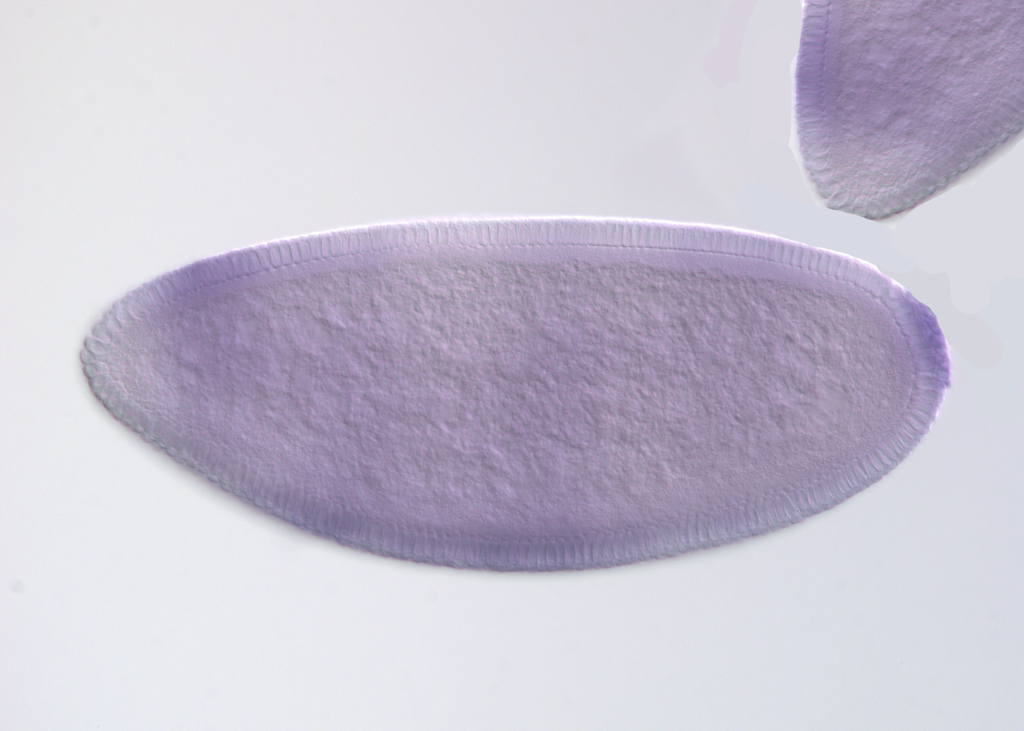
%> input picture data/touchingEmb2.png, 2048 x 1462 px, given in place of touching2.jpg, which was not available (shown at 1/2 size)
$ octave loadDataFruitfly.m   (GNU Octave 9; MATLAB toolbox functions it lacks are replaced by stand-ins)
%> lines starting %> are read from the running program, lines starting %| are printed output that depends on the picture; pictures that were not available may be replaced by others from this repository, and a replacement may not be noted

doEmbryo = 0;
doGut = 0;
doTouching = 1;

if doEmbryo
  X = imread('../data/embryo.png');
  X = imresize(X,0.5);
elseif doGut
  X = imread('../data/gut.png');
  X = imresize(X,0.5);
  X = mean(X,3);
  %X = histeq(X);
elseif doTouching
  imgName = '../data/touchingEmb/touching2';
  X = imread([imgName,'.jpg']);
%> X is the input picture: size 1462x2048x3 uint8; mean R, G, B 200, 195.2, 210.6
  X = imresize(X,0.3);
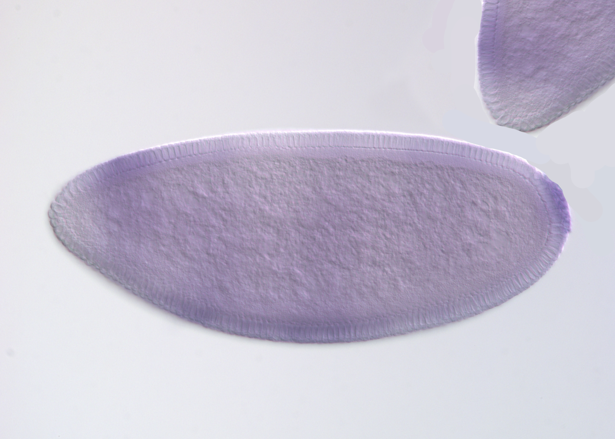
%> X: size 439x615x3 uint8; mean R, G, B 200, 195.2, 210.6
  mask = imread('../data/touchingEmb/mask2.png');
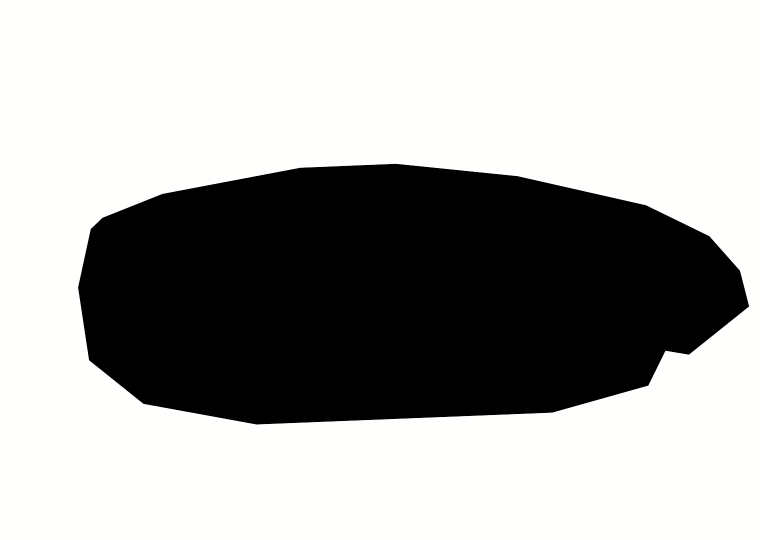
%> input picture data/touchingEmb/mask2.png, 1520 x 1080 px (shown at 1/2 size)
%> mask is the input picture: size 1080x1520x3 uint8; mean R, G, B 168.5, 168.5, 167.9
  mask = imresize(mask(:,:,1),.3);
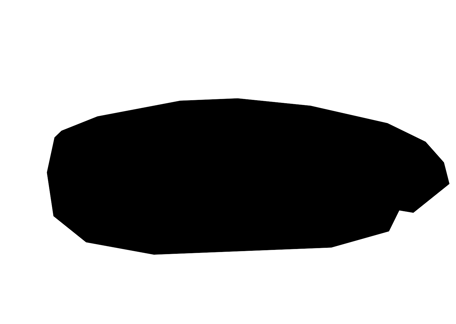
%> mask: size 324x456 uint8; min 0, max 255, mean 168.5
end


%> (the run ends here)
